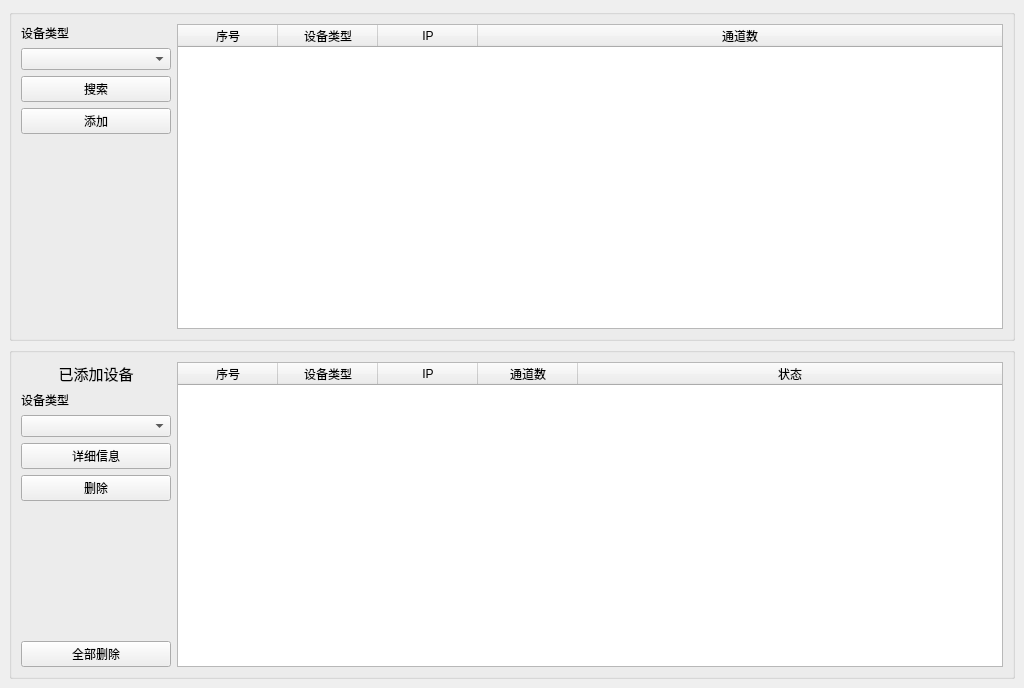
<?xml version="1.0" encoding="UTF-8"?>
<ui version="4.0">
 <class>page_dev_mgt</class>
 <widget class="QWidget" name="page_dev_mgt">
  <property name="geometry">
   <rect>
    <x>0</x>
    <y>0</y>
    <width>1024</width>
    <height>688</height>
   </rect>
  </property>
  <property name="windowTitle">
   <string>Form</string>
  </property>
  <layout class="QVBoxLayout" name="verticalLayout" stretch="0,0">
   <property name="spacing">
    <number>6</number>
   </property>
   <property name="margin">
    <number>9</number>
   </property>
   <item>
    <widget class="QGroupBox" name="groupBox">
     <layout class="QHBoxLayout" name="horizontalLayout">
      <property name="spacing">
       <number>6</number>
      </property>
      <property name="margin">
       <number>9</number>
      </property>
      <item>
       <widget class="QWidget" name="widget_left1" native="true">
        <property name="sizePolicy">
         <sizepolicy hsizetype="Preferred" vsizetype="Expanding">
          <horstretch>0</horstretch>
          <verstretch>0</verstretch>
         </sizepolicy>
        </property>
        <property name="minimumSize">
         <size>
          <width>150</width>
          <height>0</height>
         </size>
        </property>
        <property name="maximumSize">
         <size>
          <width>150</width>
          <height>16777215</height>
         </size>
        </property>
        <layout class="QVBoxLayout" name="verticalLayout_4">
         <property name="spacing">
          <number>6</number>
         </property>
         <property name="margin">
          <number>0</number>
         </property>
         <item>
          <widget class="QLabel" name="lab_srh_type">
           <property name="text">
            <string>设备类型</string>
           </property>
          </widget>
         </item>
         <item>
          <widget class="QComboBox" name="cmb_srh_type"/>
         </item>
         <item>
          <widget class="QPushButton" name="btn_srh">
           <property name="text">
            <string>搜索</string>
           </property>
          </widget>
         </item>
         <item>
          <widget class="QPushButton" name="btn_add">
           <property name="text">
            <string>添加</string>
           </property>
          </widget>
         </item>
         <item>
          <spacer name="verticalSpacer">
           <property name="orientation">
            <enum>Qt::Vertical</enum>
           </property>
           <property name="sizeHint" stdset="0">
            <size>
             <width>20</width>
             <height>40</height>
            </size>
           </property>
          </spacer>
         </item>
        </layout>
       </widget>
      </item>
      <item>
       <widget class="QWidget" name="widget_3" native="true">
        <layout class="QVBoxLayout" name="verticalLayout_2">
         <property name="spacing">
          <number>0</number>
         </property>
         <property name="margin">
          <number>0</number>
         </property>
         <item>
          <widget class="QTableWidget" name="tableWidget_srh">
           <attribute name="horizontalHeaderShowSortIndicator" stdset="0">
            <bool>false</bool>
           </attribute>
           <attribute name="horizontalHeaderStretchLastSection">
            <bool>true</bool>
           </attribute>
           <column>
            <property name="text">
             <string>序号</string>
            </property>
           </column>
           <column>
            <property name="text">
             <string>设备类型</string>
            </property>
           </column>
           <column>
            <property name="text">
             <string>IP</string>
            </property>
           </column>
           <column>
            <property name="text">
             <string>通道数</string>
            </property>
           </column>
          </widget>
         </item>
        </layout>
       </widget>
      </item>
     </layout>
    </widget>
   </item>
   <item>
    <widget class="QGroupBox" name="groupBox_2">
     <layout class="QHBoxLayout" name="horizontalLayout_2">
      <property name="spacing">
       <number>6</number>
      </property>
      <property name="margin">
       <number>9</number>
      </property>
      <item>
       <widget class="QWidget" name="widget_left2" native="true">
        <property name="sizePolicy">
         <sizepolicy hsizetype="Preferred" vsizetype="Expanding">
          <horstretch>0</horstretch>
          <verstretch>0</verstretch>
         </sizepolicy>
        </property>
        <property name="minimumSize">
         <size>
          <width>150</width>
          <height>0</height>
         </size>
        </property>
        <property name="maximumSize">
         <size>
          <width>150</width>
          <height>16777215</height>
         </size>
        </property>
        <layout class="QVBoxLayout" name="verticalLayout_5">
         <property name="spacing">
          <number>6</number>
         </property>
         <property name="margin">
          <number>0</number>
         </property>
         <item>
          <widget class="QLabel" name="lab_dev_all">
           <property name="text">
            <string>&lt;html&gt;&lt;head/&gt;&lt;body&gt;&lt;p&gt;&lt;span style=&quot; font-size:11pt;&quot;&gt;已添加设备&lt;/span&gt;&lt;/p&gt;&lt;/body&gt;&lt;/html&gt;</string>
           </property>
           <property name="alignment">
            <set>Qt::AlignCenter</set>
           </property>
          </widget>
         </item>
         <item>
          <widget class="QLabel" name="lab_added_type">
           <property name="text">
            <string>设备类型</string>
           </property>
          </widget>
         </item>
         <item>
          <widget class="QComboBox" name="cmb_added_type"/>
         </item>
         <item>
          <widget class="QPushButton" name="btn_info">
           <property name="text">
            <string>详细信息</string>
           </property>
          </widget>
         </item>
         <item>
          <widget class="QPushButton" name="btn_del">
           <property name="text">
            <string>删除</string>
           </property>
          </widget>
         </item>
         <item>
          <spacer name="verticalSpacer_2">
           <property name="orientation">
            <enum>Qt::Vertical</enum>
           </property>
           <property name="sizeHint" stdset="0">
            <size>
             <width>20</width>
             <height>40</height>
            </size>
           </property>
          </spacer>
         </item>
         <item>
          <widget class="QPushButton" name="btn_del_all">
           <property name="text">
            <string>全部删除</string>
           </property>
          </widget>
         </item>
        </layout>
        <zorder>lab_dev_all</zorder>
        <zorder>btn_info</zorder>
        <zorder>btn_del</zorder>
        <zorder>btn_del_all</zorder>
        <zorder>lab_added_type</zorder>
        <zorder>cmb_added_type</zorder>
        <zorder>verticalSpacer_2</zorder>
       </widget>
      </item>
      <item>
       <widget class="QWidget" name="widget_4" native="true">
        <layout class="QVBoxLayout" name="verticalLayout_3">
         <property name="spacing">
          <number>0</number>
         </property>
         <property name="margin">
          <number>0</number>
         </property>
         <item>
          <widget class="QTableWidget" name="tableWidget_dev">
           <attribute name="horizontalHeaderStretchLastSection">
            <bool>true</bool>
           </attribute>
           <attribute name="verticalHeaderVisible">
            <bool>true</bool>
           </attribute>
           <column>
            <property name="text">
             <string>序号</string>
            </property>
           </column>
           <column>
            <property name="text">
             <string>设备类型</string>
            </property>
           </column>
           <column>
            <property name="text">
             <string>IP</string>
            </property>
           </column>
           <column>
            <property name="text">
             <string>通道数</string>
            </property>
           </column>
           <column>
            <property name="text">
             <string>状态</string>
            </property>
           </column>
          </widget>
         </item>
        </layout>
       </widget>
      </item>
     </layout>
    </widget>
   </item>
  </layout>
 </widget>
 <resources/>
 <connections/>
</ui>
